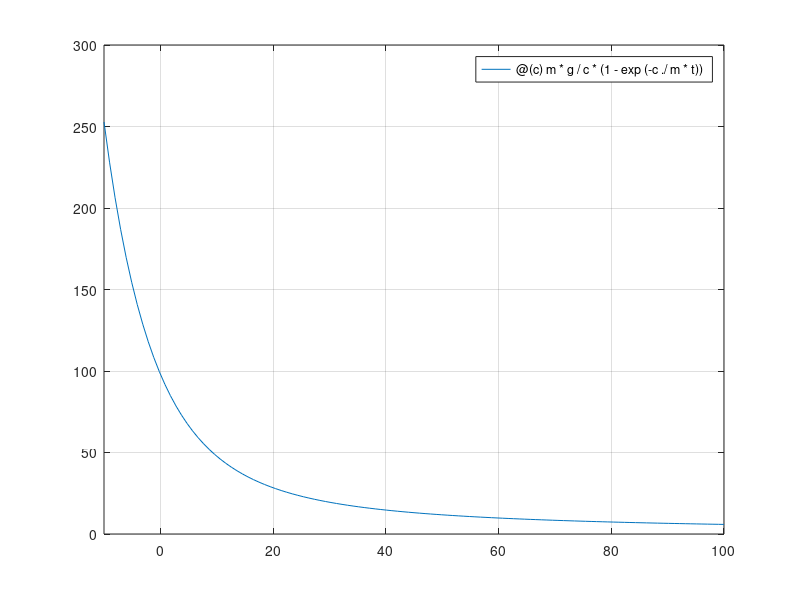

Write the MATLAB code that produced this figure.
clc;
clear all;
%PROBLEMA N0.
%UN OBJETO DE 60 KG DE MASA, DESPUES DE 10 SEGUNDOS EN CAIDA LIBRE ADQUIERE
%UNA VELOCIDAD DE 40 M/S^2 ¿CUAL SERA EL COEFICIENTE DE ROZAMIENTO DEL AIRE
%EN ESE MOMENTO CON 0.001 DE ERROR? POR LEYES DE LA FISICA SE SABE QUE PARA
%ESTE TIPO DE MOVIMIENTO LA VELOCIDAD ESTA DADA POR:
%v(t)=mg/c*(1-exp(-c/m*t))
%DONDE:
m = 60;
t = 10;
v = 40;
g = 9.81;

a = 0.1;
b = 0.9;
%Despejando
f=@(c) m*g/c*(1-exp(-c./m*t));
%Graficando
fplot(f,[-10,100])
grid on
%---------------------------------------
tol=0.001;
x0 = (a+b)/2
f(a)
f(b)
f(x0)
e0 = (b-a)/2
b = x0
x1 = (a+b)/2
f(x1)
e2 = (b-a)/2
f(a)
f(b)
a = x1
x2 = (a+b)/2
f(x2)
error = (b-a)/2
f(a)
f(b)
a = x2
x3 = (a+b)/2
error = (b-a)/2

f(a)
f(x3)
f(b)
b = x3
x4 = (a+b)/2
error = (b-a)/2

f(a)
f(x4)
f(b)
b = x4
x5 = (a+b)/2
error = (b-a)/2

f(a)
f(x5)
f(b)
a = x5 
x6 = (a+b)/2
error = (b-a)/2

f(a)
f(x6)
f(b)
b = x6
x7 = (a+b)/2
error = (b-a)/2

f(a)
f(x7)
f(b)
a = x7 
x8 = (a+b)/2
error = (b-a)/2

f(a)
f(x8)
f(b)
b = x8
x9 = (a+b)/2
error = (b-a)/2

fprintf('El coeficiente es %5.5f con un error de %1.5f\n',x9,error)